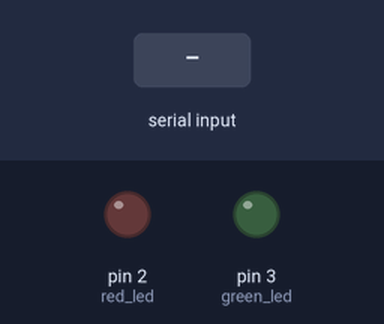
The sketch below on a simulated Arduino Uno, built with avr-gcc and run on an emulated ATmega328P. On the bench: output pins drawn as LEDs (lit = HIGH). Inputs (shaded band) come from the test bench.

Above: at 1.2 s.
1.3 s: "0\n" received over Serial
At 2.1 s:
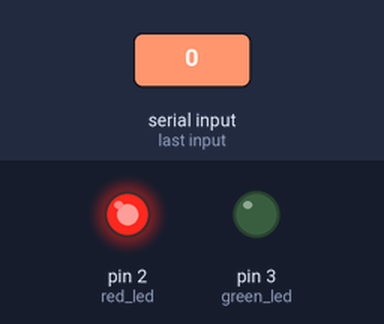
2.8 s: "1\n" received over Serial
At 3.2 s:
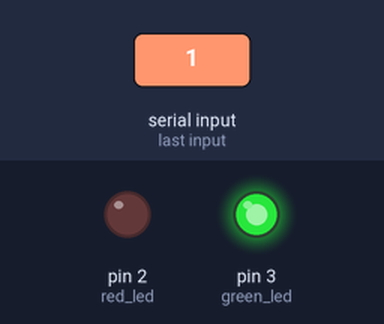
Timing chart, 0 to 5.8 s (numbered marks = the images above; inputs shaded):
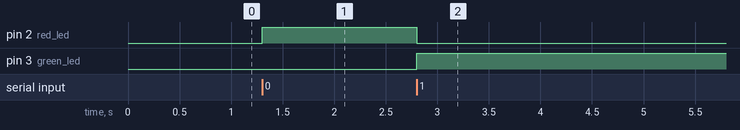

The sketch:

arduino_python_cod.ino
```cpp
int x;
int LED=13;
int red_led = 2;
int green_led = 3;
void setup() {
 pinMode(red_led, OUTPUT);
 pinMode(green_led, OUTPUT);
 digitalWrite (red_led, LOW);
 digitalWrite (green_led, LOW);
 Serial.begin(115200);
 Serial.setTimeout(1);
}
void loop() {
 while (!Serial.available());
 x = Serial.readString().toInt();
 if (x == 0){
  digitalWrite (red_led, HIGH);
  digitalWrite (green_led, LOW);
 }
 else if(x == 1){
  digitalWrite (green_led, HIGH);
  digitalWrite (red_led, LOW);
 }
}
```

Measured:
- after the input at 1.3 s, pin 2 (red_led): LOW → HIGH at once
- after the input at 2.8 s, pin 2 (red_led): HIGH → LOW at once; pin 3 (green_led): LOW → HIGH at once
